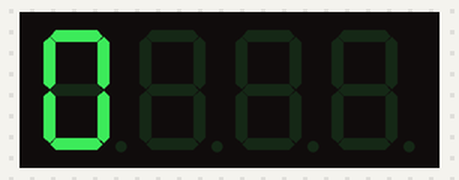
This sketch was run on a simulated Arduino Uno, built with avr-gcc and run on an emulated ATmega328P. Shown: 4-digit seven-segment display.

Above: at 0.1 s.
At 10.2 s:
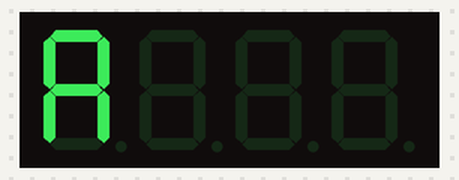
At 11.3 s:
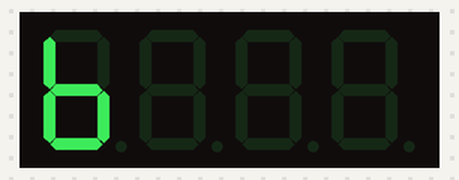
At 12.3 s:
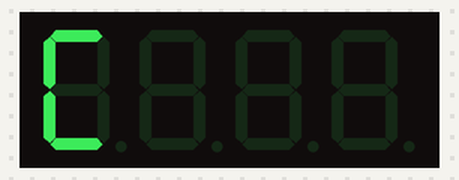
At 13.3 s:
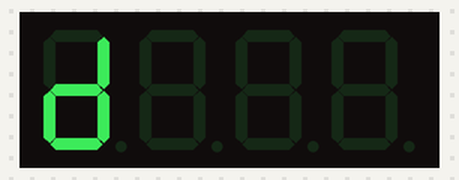
At 15.3 s:
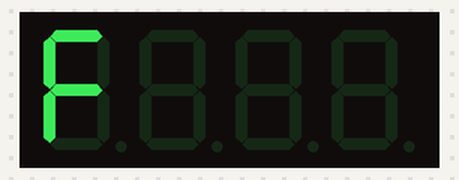

Measured:
- by itself, everything shown: repeats every 16.3 s, in 16 steps
- what the display in image 1 shows lasts 1.0 s, from 10.2 s to 11.2 s

The sketch:

bai_2.ino
```cpp
/*
Hiển thị lần lượt các số từ 0 đến F trên Led 0, khoảng cách giữa các lần
hiển thị là 1 giây.
*/

//https://github.com/avishorp/TM1637/blob/master/TM1637Display.cpp

#include "TM1637.h"

#define CLK 2
#define DIO 3

TM1637 tm1637(CLK, DIO);

void setup() {
  tm1637.init();
  tm1637.set(2);
}

void loop() {
  for (int i = 0; i < 16; i++) {
    tm1637.clearDisplay(); // xóa số cũ
    tm1637.display(0, i); // đọc dòng 39 trong git
    delay(1000);
  }
}
```
